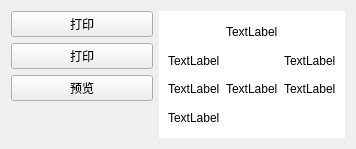
   <widget class="QWidget" name="layoutWidget">
    <property name="geometry">
     <rect>
      <x>0</x>
      <y>0</y>
      <width>356</width>
      <height>149</height>
     </rect>
    </property>
    <layout class="QHBoxLayout" name="horizontalLayout" stretch="1,0">
     <item>
      <layout class="QVBoxLayout" name="verticalLayout">
       <item>
        <widget class="QPushButton" name="Print_Button">
         <property name="text">
          <string>打印</string>
         </property>
        </widget>
       </item>
       <item>
        <widget class="QPushButton" name="Print_Button_2">
         <property name="text">
          <string>打印</string>
         </property>
        </widget>
       </item>
       <item>
        <widget class="QPushButton" name="PreviewButton">
         <property name="text">
          <string>预览</string>
         </property>
        </widget>
       </item>
       <item>
        <spacer name="verticalSpacer">
         <property name="orientation">
          <enum>Qt::Vertical</enum>
         </property>
         <property name="sizeHint" stdset="0">
          <size>
           <width>20</width>
           <height>40</height>
          </size>
         </property>
        </spacer>
       </item>
      </layout>
     </item>
     <item>
      <widget class="QStackedWidget" name="stackedWidget">
       <property name="styleSheet">
        <string notr="true">background-color: rgb(255, 255, 255);</string>
       </property>
       <widget class="QWidget" name="page">
        <layout class="QGridLayout" name="gridLayout">
         <item row="2" column="1">
          <widget class="QLabel" name="label_3">
           <property name="text">
            <string>TextLabel</string>
           </property>
          </widget>
         </item>
         <item row="2" column="2">
          <widget class="QLabel" name="label_4">
           <property name="text">
            <string>TextLabel</string>
           </property>
          </widget>
         </item>
         <item row="3" column="0">
          <widget class="QLabel" name="label_7">
           <property name="text">
            <string>TextLabel</string>
           </property>
          </widget>
         </item>
         <item row="1" column="0" colspan="2">
          <widget class="QLabel" name="label_5">
           <property name="text">
            <string>TextLabel</string>
           </property>
          </widget>
         </item>
         <item row="2" column="0">
          <widget class="QLabel" name="label">
           <property name="text">
            <string>TextLabel</string>
           </property>
          </widget>
         </item>
         <item row="0" column="1" colspan="2">
          <widget class="QLabel" name="label_2">
           <property name="text">
            <string>TextLabel</string>
           </property>
          </widget>
         </item>
         <item row="1" column="2">
          <widget class="QLabel" name="label_8">
           <property name="text">
            <string>TextLabel</string>
           </property>
          </widget>
         </item>
        </layout>
       </widget>
       <widget class="QWidget" name="page_2"/>
      </widget>
     </item>
    </layout>
   </widget>
